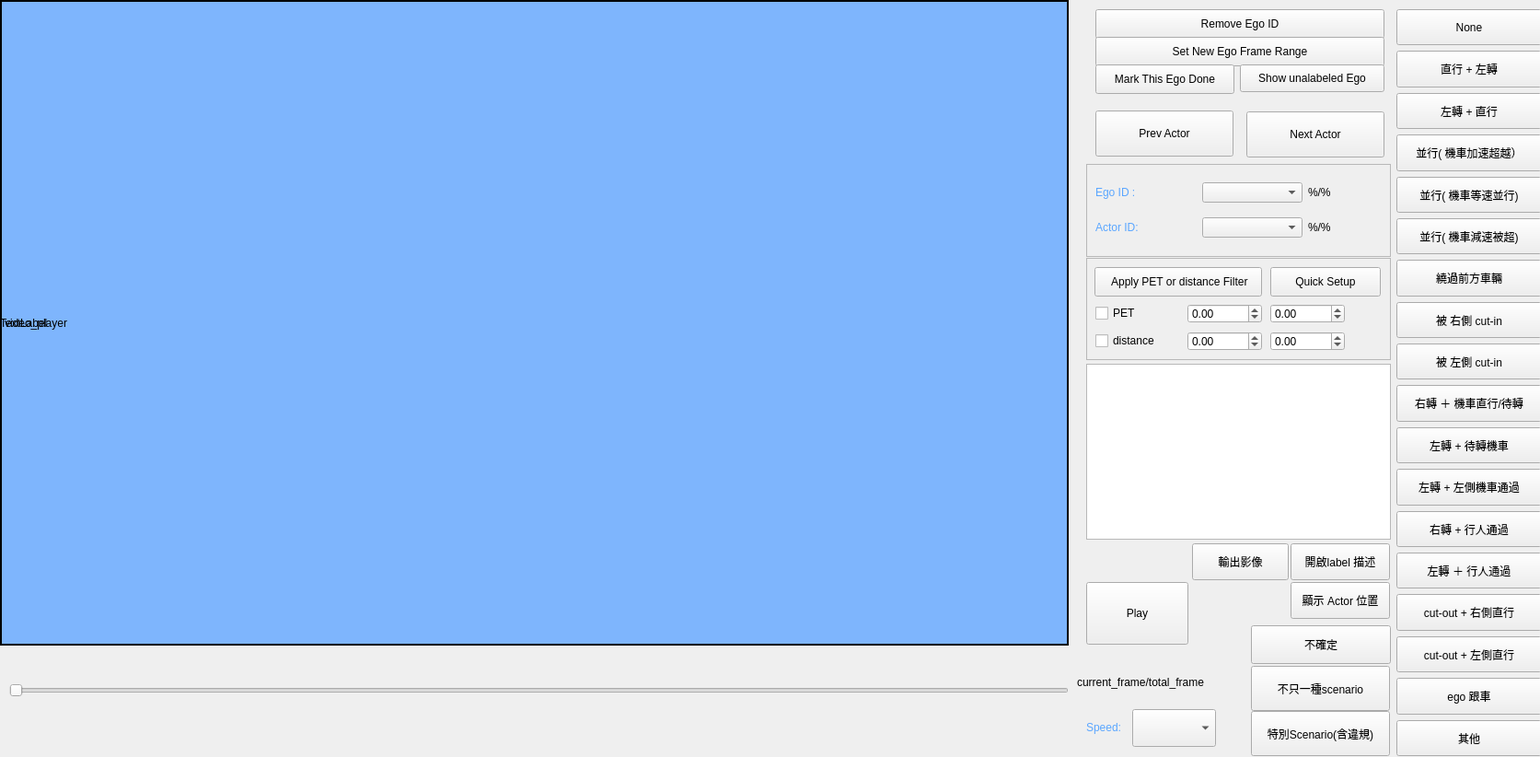
<?xml version="1.0" encoding="UTF-8"?>
<ui version="4.0">
 <class>MainWindow</class>
 <widget class="QMainWindow" name="MainWindow">
  <property name="geometry">
   <rect>
    <x>0</x>
    <y>0</y>
    <width>1673</width>
    <height>822</height>
   </rect>
  </property>
  <property name="minimumSize">
   <size>
    <width>720</width>
    <height>0</height>
   </size>
  </property>
  <property name="windowTitle">
   <string>MainWindow - Label</string>
  </property>
  <widget class="QWidget" name="centralwidget">
   <widget class="QLabel" name="label_videoframe">
    <property name="geometry">
     <rect>
      <x>0</x>
      <y>0</y>
      <width>1161</width>
      <height>701</height>
     </rect>
    </property>
    <property name="frameShape">
     <enum>QFrame::WinPanel</enum>
    </property>
    <property name="text">
     <string>video_player</string>
    </property>
   </widget>
   <widget class="QLabel" name="slider_videoframe_label">
    <property name="geometry">
     <rect>
      <x>1170</x>
      <y>710</y>
      <width>161</width>
      <height>61</height>
     </rect>
    </property>
    <property name="text">
     <string>current_frame/total_frame</string>
    </property>
   </widget>
   <widget class="QLabel" name="label_3">
    <property name="geometry">
     <rect>
      <x>0</x>
      <y>0</y>
      <width>1161</width>
      <height>701</height>
     </rect>
    </property>
    <property name="styleSheet">
     <string notr="true">background:rgb(126, 181, 253)</string>
    </property>
    <property name="text">
     <string>TextLabel</string>
    </property>
   </widget>
   <widget class="QPushButton" name="pushButton_play_or_stop">
    <property name="geometry">
     <rect>
      <x>1180</x>
      <y>632</y>
      <width>111</width>
      <height>68</height>
     </rect>
    </property>
    <property name="text">
     <string>Play</string>
    </property>
   </widget>
   <widget class="QWidget" name="verticalLayoutWidget">
    <property name="geometry">
     <rect>
      <x>10</x>
      <y>709</y>
      <width>1151</width>
      <height>81</height>
     </rect>
    </property>
    <layout class="QVBoxLayout" name="verticalLayout">
     <item>
      <widget class="QSlider" name="slider_videoframe">
       <property name="orientation">
        <enum>Qt::Horizontal</enum>
       </property>
      </widget>
     </item>
    </layout>
   </widget>
   <widget class="QPushButton" name="pushButton_show_object_location">
    <property name="geometry">
     <rect>
      <x>1402</x>
      <y>632</y>
      <width>108</width>
      <height>40</height>
     </rect>
    </property>
    <property name="text">
     <string>顯示 Actor 位置</string>
    </property>
   </widget>
   <widget class="QPushButton" name="pushButton_remove_ego_id">
    <property name="geometry">
     <rect>
      <x>1190</x>
      <y>10</y>
      <width>314</width>
      <height>32</height>
     </rect>
    </property>
    <property name="text">
     <string>Remove Ego ID</string>
    </property>
    <property name="default">
     <bool>false</bool>
    </property>
   </widget>
   <widget class="QPushButton" name="pushButton_set_new_ego_id_range">
    <property name="geometry">
     <rect>
      <x>1190</x>
      <y>40</y>
      <width>314</width>
      <height>32</height>
     </rect>
    </property>
    <property name="text">
     <string>Set New Ego Frame Range</string>
    </property>
   </widget>
   <widget class="QFrame" name="frame">
    <property name="geometry">
     <rect>
      <x>1180</x>
      <y>178</y>
      <width>331</width>
      <height>101</height>
     </rect>
    </property>
    <property name="frameShape">
     <enum>QFrame::StyledPanel</enum>
    </property>
    <property name="frameShadow">
     <enum>QFrame::Raised</enum>
    </property>
    <widget class="QWidget" name="gridLayoutWidget">
     <property name="geometry">
      <rect>
       <x>10</x>
       <y>10</y>
       <width>311</width>
       <height>80</height>
      </rect>
     </property>
     <layout class="QGridLayout" name="gridLayout">
      <item row="0" column="1">
       <widget class="QComboBox" name="comboBox_ego_id"/>
      </item>
      <item row="1" column="0">
       <widget class="QLabel" name="label_4">
        <property name="text">
         <string>&lt;html&gt;&lt;head/&gt;&lt;body&gt;&lt;p&gt;&lt;span style=&quot; color:#5aa6ff;&quot;&gt;Actor ID: &lt;/span&gt;&lt;/p&gt;&lt;/body&gt;&lt;/html&gt;</string>
        </property>
       </widget>
      </item>
      <item row="1" column="1">
       <widget class="QComboBox" name="comboBox_other_actor_id"/>
      </item>
      <item row="0" column="0">
       <widget class="QLabel" name="label_2">
        <property name="text">
         <string>&lt;html&gt;&lt;head/&gt;&lt;body&gt;&lt;p&gt;&lt;span style=&quot; color:#5aa6ff;&quot;&gt;Ego ID  : &lt;/span&gt;&lt;/p&gt;&lt;/body&gt;&lt;/html&gt;</string>
        </property>
       </widget>
      </item>
      <item row="0" column="2">
       <widget class="QLabel" name="label_combobox_ego_id">
        <property name="maximumSize">
         <size>
          <width>80</width>
          <height>16777215</height>
         </size>
        </property>
        <property name="text">
         <string>%/%</string>
        </property>
       </widget>
      </item>
      <item row="1" column="2">
       <widget class="QLabel" name="label_combobox_other_actor_id">
        <property name="maximumSize">
         <size>
          <width>80</width>
          <height>16777215</height>
         </size>
        </property>
        <property name="text">
         <string>%/%</string>
        </property>
       </widget>
      </item>
     </layout>
    </widget>
   </widget>
   <widget class="QFrame" name="frame_2">
    <property name="geometry">
     <rect>
      <x>1180</x>
      <y>280</y>
      <width>331</width>
      <height>111</height>
     </rect>
    </property>
    <property name="frameShape">
     <enum>QFrame::StyledPanel</enum>
    </property>
    <property name="frameShadow">
     <enum>QFrame::Raised</enum>
    </property>
    <widget class="QPushButton" name="pushButton_apply_actor_filter">
     <property name="geometry">
      <rect>
       <x>9</x>
       <y>10</y>
       <width>182</width>
       <height>32</height>
      </rect>
     </property>
     <property name="text">
      <string> Apply PET or distance Filter</string>
     </property>
    </widget>
    <widget class="QCheckBox" name="checkBox_pet">
     <property name="geometry">
      <rect>
       <x>10</x>
       <y>50</y>
       <width>105</width>
       <height>20</height>
      </rect>
     </property>
     <property name="text">
      <string>PET</string>
     </property>
    </widget>
    <widget class="QDoubleSpinBox" name="doubleSpinBox_pet_min">
     <property name="geometry">
      <rect>
       <x>110</x>
       <y>50</y>
       <width>81</width>
       <height>21</height>
      </rect>
     </property>
     <property name="minimum">
      <double>-10000.000000000000000</double>
     </property>
     <property name="maximum">
      <double>9999.989999999999782</double>
     </property>
    </widget>
    <widget class="QDoubleSpinBox" name="doubleSpinBox_pet_max">
     <property name="geometry">
      <rect>
       <x>200</x>
       <y>50</y>
       <width>81</width>
       <height>21</height>
      </rect>
     </property>
     <property name="minimum">
      <double>-10000.000000000000000</double>
     </property>
     <property name="maximum">
      <double>9999.989999999999782</double>
     </property>
    </widget>
    <widget class="QCheckBox" name="checkBox_distance">
     <property name="geometry">
      <rect>
       <x>10</x>
       <y>80</y>
       <width>105</width>
       <height>20</height>
      </rect>
     </property>
     <property name="text">
      <string>distance</string>
     </property>
    </widget>
    <widget class="QDoubleSpinBox" name="doubleSpinBox_distance_min">
     <property name="geometry">
      <rect>
       <x>110</x>
       <y>80</y>
       <width>81</width>
       <height>21</height>
      </rect>
     </property>
     <property name="minimum">
      <double>-10000.000000000000000</double>
     </property>
     <property name="maximum">
      <double>9999.989999999999782</double>
     </property>
    </widget>
    <widget class="QDoubleSpinBox" name="doubleSpinBox_distance_max">
     <property name="geometry">
      <rect>
       <x>200</x>
       <y>80</y>
       <width>81</width>
       <height>21</height>
      </rect>
     </property>
     <property name="minimum">
      <double>-10000.000000000000000</double>
     </property>
     <property name="maximum">
      <double>9999.989999999999782</double>
     </property>
    </widget>
    <widget class="QPushButton" name="pushButton_quick_setup">
     <property name="geometry">
      <rect>
       <x>200</x>
       <y>10</y>
       <width>120</width>
       <height>32</height>
      </rect>
     </property>
     <property name="text">
      <string>Quick Setup</string>
     </property>
    </widget>
   </widget>
   <widget class="QPushButton" name="pushButton_next_actor">
    <property name="geometry">
     <rect>
      <x>1354</x>
      <y>121</y>
      <width>150</width>
      <height>50</height>
     </rect>
    </property>
    <property name="text">
     <string>Next Actor</string>
    </property>
   </widget>
   <widget class="QPushButton" name="pushButton_label_notice_on">
    <property name="geometry">
     <rect>
      <x>1402</x>
      <y>590</y>
      <width>108</width>
      <height>40</height>
     </rect>
    </property>
    <property name="text">
     <string>開啟label 描述</string>
    </property>
   </widget>
   <widget class="QTableWidget" name="tableWidget_label_info">
    <property name="geometry">
     <rect>
      <x>1180</x>
      <y>395</y>
      <width>331</width>
      <height>191</height>
     </rect>
    </property>
   </widget>
   <widget class="QComboBox" name="comboBox_speed">
    <property name="geometry">
     <rect>
      <x>1230</x>
      <y>770</y>
      <width>91</width>
      <height>41</height>
     </rect>
    </property>
   </widget>
   <widget class="QLabel" name="label_5">
    <property name="geometry">
     <rect>
      <x>1180</x>
      <y>780</y>
      <width>51</width>
      <height>21</height>
     </rect>
    </property>
    <property name="text">
     <string>&lt;html&gt;&lt;head/&gt;&lt;body&gt;&lt;p&gt;&lt;span style=&quot; color:#5aa6ff;&quot;&gt;Speed: &lt;/span&gt;&lt;/p&gt;&lt;/body&gt;&lt;/html&gt;</string>
    </property>
   </widget>
   <widget class="QPushButton" name="pushButton_make_video_gif">
    <property name="geometry">
     <rect>
      <x>1295</x>
      <y>590</y>
      <width>105</width>
      <height>40</height>
     </rect>
    </property>
    <property name="text">
     <string>輸出影像</string>
    </property>
   </widget>
   <widget class="QPushButton" name="pushButton_this_ego_done">
    <property name="geometry">
     <rect>
      <x>1190</x>
      <y>70</y>
      <width>151</width>
      <height>32</height>
     </rect>
    </property>
    <property name="text">
     <string>Mark This Ego Done</string>
    </property>
   </widget>
   <widget class="QPushButton" name="pushButton_show_unlabeled_ego">
    <property name="geometry">
     <rect>
      <x>1347</x>
      <y>70</y>
      <width>157</width>
      <height>30</height>
     </rect>
    </property>
    <property name="text">
     <string>Show unalabeled Ego</string>
    </property>
   </widget>
   <widget class="QPushButton" name="pushButton_label_88">
    <property name="geometry">
     <rect>
      <x>1359</x>
      <y>679</y>
      <width>152</width>
      <height>42</height>
     </rect>
    </property>
    <property name="text">
     <string>不確定</string>
    </property>
   </widget>
   <widget class="QPushButton" name="pushButton_prev_actor">
    <property name="geometry">
     <rect>
      <x>1190</x>
      <y>120</y>
      <width>150</width>
      <height>50</height>
     </rect>
    </property>
    <property name="text">
     <string>Prev Actor</string>
    </property>
   </widget>
   <widget class="QPushButton" name="pushButton_label_99">
    <property name="geometry">
     <rect>
      <x>1359</x>
      <y>723</y>
      <width>151</width>
      <height>49</height>
     </rect>
    </property>
    <property name="text">
     <string>不只一種scenario</string>
    </property>
   </widget>
   <widget class="QPushButton" name="pushButton_special_scenario">
    <property name="geometry">
     <rect>
      <x>1359</x>
      <y>772</y>
      <width>151</width>
      <height>49</height>
     </rect>
    </property>
    <property name="text">
     <string>特別Scenario(含違規)</string>
    </property>
   </widget>
   <widget class="QWidget" name="layoutWidget">
    <property name="geometry">
     <rect>
      <x>1517</x>
      <y>10</y>
      <width>158</width>
      <height>811</height>
     </rect>
    </property>
    <layout class="QVBoxLayout" name="verticalLayout_2">
     <item>
      <widget class="QPushButton" name="pushButton_label_0">
       <property name="sizePolicy">
        <sizepolicy hsizetype="Expanding" vsizetype="Expanding">
         <horstretch>0</horstretch>
         <verstretch>0</verstretch>
        </sizepolicy>
       </property>
       <property name="text">
        <string>None</string>
       </property>
      </widget>
     </item>
     <item>
      <widget class="QPushButton" name="pushButton_label_1">
       <property name="sizePolicy">
        <sizepolicy hsizetype="Expanding" vsizetype="Expanding">
         <horstretch>0</horstretch>
         <verstretch>0</verstretch>
        </sizepolicy>
       </property>
       <property name="toolTip">
        <string>&lt;html&gt;&lt;head/&gt;&lt;body&gt;&lt;p&gt;&lt;span style=&quot; font-size:24pt;&quot;&gt;Ego 路口直行，遇到對向車左轉 &lt;br/&gt;{Car, Truck, Motor/Bike} &lt;/span&gt;&lt;/p&gt;&lt;/body&gt;&lt;/html&gt;</string>
       </property>
       <property name="text">
        <string>直行 + 左轉</string>
       </property>
      </widget>
     </item>
     <item>
      <widget class="QPushButton" name="pushButton_label_2">
       <property name="sizePolicy">
        <sizepolicy hsizetype="Expanding" vsizetype="Expanding">
         <horstretch>0</horstretch>
         <verstretch>0</verstretch>
        </sizepolicy>
       </property>
       <property name="text">
        <string>左轉 + 直行</string>
       </property>
      </widget>
     </item>
     <item>
      <widget class="QPushButton" name="pushButton_label_3">
       <property name="sizePolicy">
        <sizepolicy hsizetype="Expanding" vsizetype="Expanding">
         <horstretch>0</horstretch>
         <verstretch>0</verstretch>
        </sizepolicy>
       </property>
       <property name="text">
        <string>並行( 機車加速超越）</string>
       </property>
      </widget>
     </item>
     <item>
      <widget class="QPushButton" name="pushButton_label_4">
       <property name="sizePolicy">
        <sizepolicy hsizetype="Expanding" vsizetype="Expanding">
         <horstretch>0</horstretch>
         <verstretch>0</verstretch>
        </sizepolicy>
       </property>
       <property name="text">
        <string>並行( 機車等速並行)</string>
       </property>
      </widget>
     </item>
     <item>
      <widget class="QPushButton" name="pushButton_label_5">
       <property name="sizePolicy">
        <sizepolicy hsizetype="Expanding" vsizetype="Expanding">
         <horstretch>0</horstretch>
         <verstretch>0</verstretch>
        </sizepolicy>
       </property>
       <property name="text">
        <string>並行( 機車減速被超)</string>
       </property>
      </widget>
     </item>
     <item>
      <widget class="QPushButton" name="pushButton_label_6">
       <property name="sizePolicy">
        <sizepolicy hsizetype="Expanding" vsizetype="Expanding">
         <horstretch>0</horstretch>
         <verstretch>0</verstretch>
        </sizepolicy>
       </property>
       <property name="text">
        <string>繞過前方車輛</string>
       </property>
      </widget>
     </item>
     <item>
      <widget class="QPushButton" name="pushButton_label_7">
       <property name="sizePolicy">
        <sizepolicy hsizetype="Expanding" vsizetype="Expanding">
         <horstretch>0</horstretch>
         <verstretch>0</verstretch>
        </sizepolicy>
       </property>
       <property name="text">
        <string>被 右側 cut-in</string>
       </property>
      </widget>
     </item>
     <item>
      <widget class="QPushButton" name="pushButton_label_8">
       <property name="sizePolicy">
        <sizepolicy hsizetype="Expanding" vsizetype="Expanding">
         <horstretch>0</horstretch>
         <verstretch>0</verstretch>
        </sizepolicy>
       </property>
       <property name="text">
        <string>被 左側 cut-in</string>
       </property>
      </widget>
     </item>
     <item>
      <widget class="QPushButton" name="pushButton_label_9">
       <property name="sizePolicy">
        <sizepolicy hsizetype="Expanding" vsizetype="Expanding">
         <horstretch>0</horstretch>
         <verstretch>0</verstretch>
        </sizepolicy>
       </property>
       <property name="text">
        <string>右轉 ＋ 機車直行/待轉</string>
       </property>
      </widget>
     </item>
     <item>
      <widget class="QPushButton" name="pushButton_label_10">
       <property name="sizePolicy">
        <sizepolicy hsizetype="Expanding" vsizetype="Expanding">
         <horstretch>0</horstretch>
         <verstretch>0</verstretch>
        </sizepolicy>
       </property>
       <property name="text">
        <string>左轉 + 待轉機車</string>
       </property>
      </widget>
     </item>
     <item>
      <widget class="QPushButton" name="pushButton_label_15">
       <property name="sizePolicy">
        <sizepolicy hsizetype="Expanding" vsizetype="Expanding">
         <horstretch>0</horstretch>
         <verstretch>0</verstretch>
        </sizepolicy>
       </property>
       <property name="text">
        <string>左轉 + 左側機車通過</string>
       </property>
      </widget>
     </item>
     <item>
      <widget class="QPushButton" name="pushButton_label_11">
       <property name="sizePolicy">
        <sizepolicy hsizetype="Expanding" vsizetype="Expanding">
         <horstretch>0</horstretch>
         <verstretch>0</verstretch>
        </sizepolicy>
       </property>
       <property name="text">
        <string>右轉 + 行人通過</string>
       </property>
      </widget>
     </item>
     <item>
      <widget class="QPushButton" name="pushButton_label_12">
       <property name="sizePolicy">
        <sizepolicy hsizetype="Expanding" vsizetype="Expanding">
         <horstretch>0</horstretch>
         <verstretch>0</verstretch>
        </sizepolicy>
       </property>
       <property name="text">
        <string>左轉 ＋ 行人通過</string>
       </property>
      </widget>
     </item>
     <item>
      <widget class="QPushButton" name="pushButton_label_13">
       <property name="sizePolicy">
        <sizepolicy hsizetype="Expanding" vsizetype="Expanding">
         <horstretch>0</horstretch>
         <verstretch>0</verstretch>
        </sizepolicy>
       </property>
       <property name="text">
        <string>cut-out + 右側直行</string>
       </property>
      </widget>
     </item>
     <item>
      <widget class="QPushButton" name="pushButton_label_14">
       <property name="sizePolicy">
        <sizepolicy hsizetype="Expanding" vsizetype="Expanding">
         <horstretch>0</horstretch>
         <verstretch>0</verstretch>
        </sizepolicy>
       </property>
       <property name="text">
        <string>cut-out + 左側直行</string>
       </property>
      </widget>
     </item>
     <item>
      <widget class="QPushButton" name="pushButton_label_16">
       <property name="sizePolicy">
        <sizepolicy hsizetype="Expanding" vsizetype="Expanding">
         <horstretch>0</horstretch>
         <verstretch>0</verstretch>
        </sizepolicy>
       </property>
       <property name="text">
        <string>ego 跟車</string>
       </property>
      </widget>
     </item>
     <item>
      <widget class="QPushButton" name="pushButton_label_77">
       <property name="sizePolicy">
        <sizepolicy hsizetype="Expanding" vsizetype="Expanding">
         <horstretch>0</horstretch>
         <verstretch>0</verstretch>
        </sizepolicy>
       </property>
       <property name="text">
        <string>其他</string>
       </property>
      </widget>
     </item>
    </layout>
   </widget>
   <zorder>layoutWidget</zorder>
   <zorder>label_3</zorder>
   <zorder>label_videoframe</zorder>
   <zorder>slider_videoframe_label</zorder>
   <zorder>pushButton_play_or_stop</zorder>
   <zorder>verticalLayoutWidget</zorder>
   <zorder>pushButton_show_object_location</zorder>
   <zorder>pushButton_remove_ego_id</zorder>
   <zorder>pushButton_set_new_ego_id_range</zorder>
   <zorder>frame</zorder>
   <zorder>frame_2</zorder>
   <zorder>pushButton_next_actor</zorder>
   <zorder>pushButton_label_notice_on</zorder>
   <zorder>tableWidget_label_info</zorder>
   <zorder>comboBox_speed</zorder>
   <zorder>label_5</zorder>
   <zorder>pushButton_make_video_gif</zorder>
   <zorder>pushButton_this_ego_done</zorder>
   <zorder>pushButton_show_unlabeled_ego</zorder>
   <zorder>pushButton_label_88</zorder>
   <zorder>pushButton_prev_actor</zorder>
   <zorder>pushButton_label_99</zorder>
   <zorder>pushButton_special_scenario</zorder>
  </widget>
 </widget>
 <resources/>
 <connections/>
</ui>
